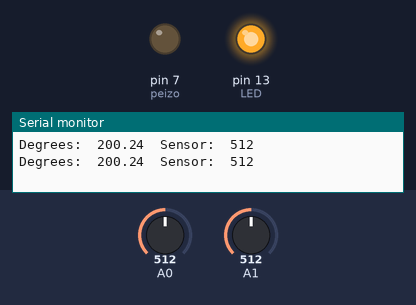
Recording of a sketch running on a simulated Arduino Uno, built with avr-gcc and run on an emulated ATmega328P. Shown: output pins drawn as LEDs (lit = HIGH), the last lines printed to the serial monitor. The inputs (shaded band) are chosen by the test bench; at power-on: A1 = 512, A0 = 512.

Above: at 1.8 s.
1.9 s: A1 set to 279
3.4 s: A1 set to 257
At 4.8 s:
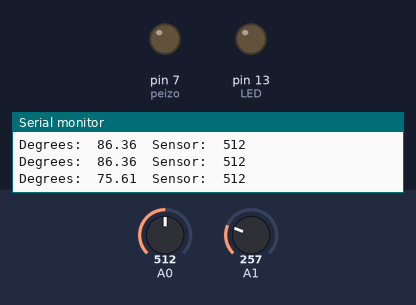
5.5 s: A0 set to 983
7.2 s: A0 set to 1007
At 9.2 s:
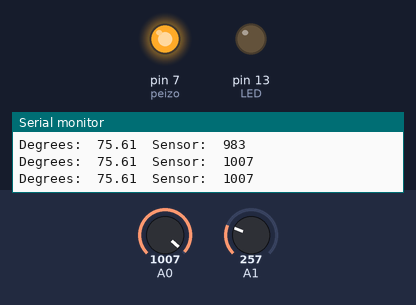
9.5 s: A1 set to 306
At 10.9 s:
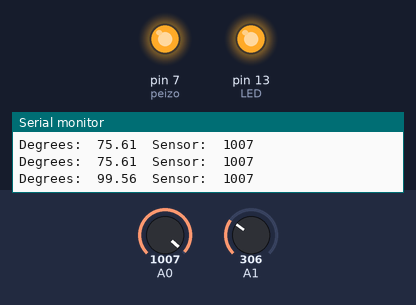
11.5 s: A1 set to 122
At 12.4 s:
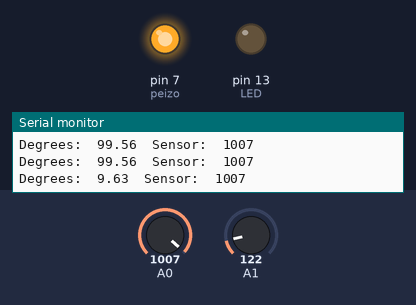
Timing chart, 0 to 14.5 s (numbered marks = the images above; inputs shaded):
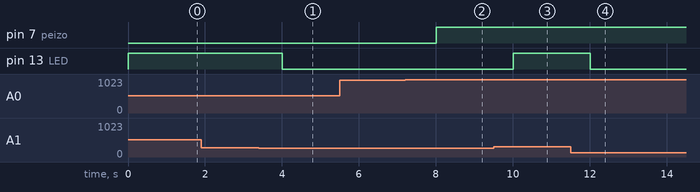

The sketch:

main.ino
```cpp
float temp;
float vout;  // output temperature sensor
float vout1; // when tmp increases
int LED = 13;
int gasSensor;
int peizo = 7; // ALARM

void setup()
{
    pinMode(A0, INPUT);
    pinMode(A1, INPUT);
    pinMode(LED, OUTPUT);
    pinMode(peizo, OUTPUT);
    Serial.begin(9600);
}

void loop()
{
    vout = analogRead(A1);
    vout1 = (vout / 1023) * 5000;
    temp = (vout1 - 500) / 10;
    gasSensor = analogRead(A0);

    if (temp >= 80)
    {
        digitalWrite(LED, HIGH);
    }
    else
    {
        digitalWrite(LED, LOW);
    }

    if (gasSensor >= 1000)
    {
        digitalWrite(peizo, HIGH);
    }
    else
    {
        digitalWrite(peizo, LOW);
    }
    Serial.print("Degrees: ");
    Serial.print(" ");
    Serial.print(temp);
    Serial.print("\t");

    Serial.print("Sensor: ");
    Serial.print(" ");
    Serial.print(gasSensor);
    Serial.print("\t");
    Serial.println();

    delay(1000);
}
```

Measured:
- the behaviour switches between 266 and 265 on A1 (found by bisection; images 0 and 1)
- the behaviour switches between 999 and 1000 on A0 (found by bisection; images 1 and 2)
- after the input at 3.4 s, pin 13 (LED): HIGH → LOW after 0.60 s
- after the input at 7.2 s, pin 7 (peizo): LOW → HIGH after 0.81 s
- after the input at 9.5 s, pin 13 (LED): LOW → HIGH after 0.51 s
- after the input at 11.5 s, pin 13 (LED): HIGH → LOW after 0.51 s
